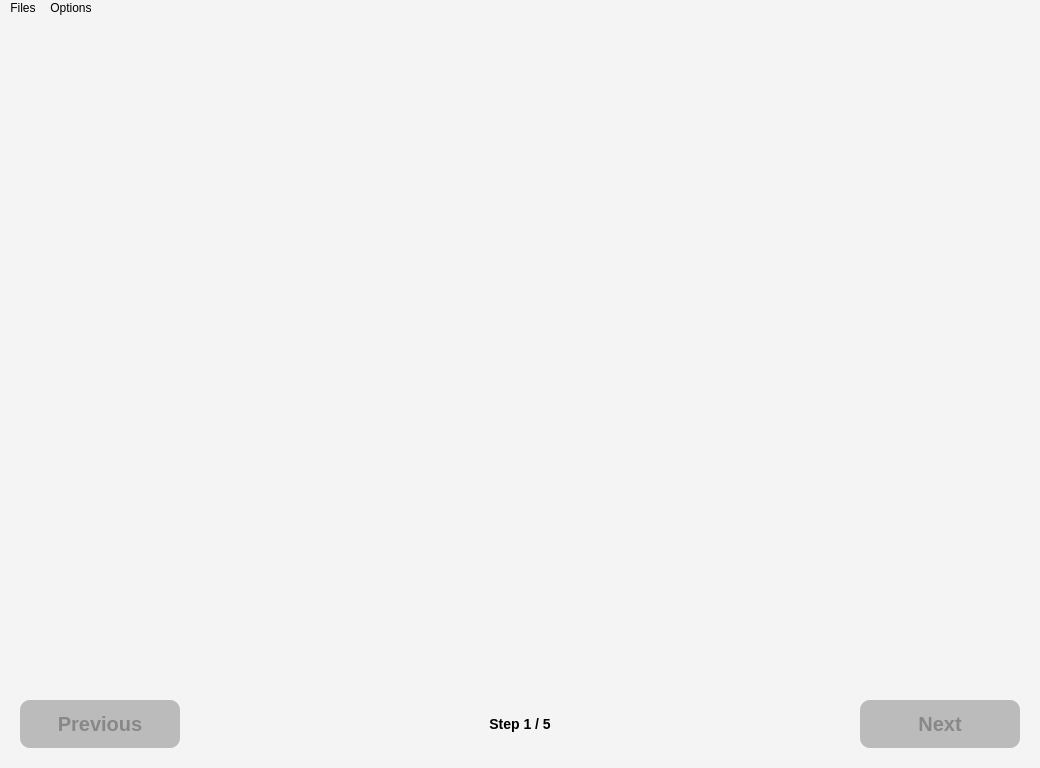
<?xml version="1.0" encoding="UTF-8"?>
<ui version="4.0">
 <class>dicomifier::gui::MainFrame</class>
 <widget class="QMainWindow" name="dicomifier::gui::MainFrame">
  <property name="geometry">
   <rect>
    <x>0</x>
    <y>0</y>
    <width>1040</width>
    <height>768</height>
   </rect>
  </property>
  <property name="minimumSize">
   <size>
    <width>1040</width>
    <height>768</height>
   </size>
  </property>
  <property name="contextMenuPolicy">
   <enum>Qt::NoContextMenu</enum>
  </property>
  <property name="windowTitle">
   <string>Dicomifier Interface</string>
  </property>
  <property name="styleSheet">
   <string notr="true">QWidget 
{
    background-color: #F4F4F4;
}

QWidget #menuBar
{
    border: none;
}

QMenuBar 
{
    background-color: qlineargradient(x1:0, y1:0, x2:0, y2:1,
                                      stop:0 #EEEEEE, stop:1 #BBBBBB);
}
 
QMenuBar::item 
{
    spacing: 3px; /* spacing between menu bar items */
    padding: 1px 4px;
    background: transparent;
    border-radius: 4px;
}

QMenuBar::item:selected 
{
    border-color: lightblue;
    background: rgba(200, 200, 200, 255);
}

QMenuBar::item:pressed 
{
    background: rgba(200, 200, 200, 200);
}

QMenu 
{
    background-color: white;
    margin: 2px; /* some spacing around the menu */
}

QMenu::item 
{
    padding: 2px 25px 2px 20px;
    border: 1px solid transparent;
}

QMenu::item:selected 
{
    border-color: lightblue;
    background: rgba(200, 200, 200, 150);
}
 
QMenu::icon:checked 
{
    background: #CCCCCC;
    border: 1px inset lightblue;
    position: absolute;
    top: 1px;
    right: 1px;
    bottom: 1px;
    left: 1px;
}

QMenu::separator 
{
    height: 2px;
    background: #BBBBBB;
    margin-left: 5spx;
    margin-right: 5px;
}

QMenu::indicator 
{
    width: 13px;
    height: 13px;
}
</string>
  </property>
  <widget class="QWidget" name="centralWidget">
   <property name="styleSheet">
    <string notr="true">QPushButton
{
    background-color: #2266FF;
    border: 1px solid grey;
    border-radius: 10px;
    margin: 20px;
    font-size: 20px;
    font-weight: bold;
    color: black;
}

QPushButton:disabled
{
    background-color: #BBBBBB;
    color: #888888;
}

QPushButton:pressed
{
    background-color: #22BBFF;
}

QPushButton:checked
{
    border: 1px solid grey;
    border-radius: 10px;
}</string>
   </property>
   <layout class="QGridLayout" name="gridLayout_2" rowstretch="0,0">
    <property name="leftMargin">
     <number>0</number>
    </property>
    <property name="topMargin">
     <number>0</number>
    </property>
    <property name="rightMargin">
     <number>0</number>
    </property>
    <property name="bottomMargin">
     <number>0</number>
    </property>
    <property name="spacing">
     <number>0</number>
    </property>
    <item row="1" column="0" alignment="Qt::AlignBottom">
     <widget class="QWidget" name="stepBand" native="true">
      <property name="enabled">
       <bool>true</bool>
      </property>
      <property name="minimumSize">
       <size>
        <width>1024</width>
        <height>88</height>
       </size>
      </property>
      <property name="maximumSize">
       <size>
        <width>16777215</width>
        <height>88</height>
       </size>
      </property>
      <property name="styleSheet">
       <string notr="true">QWidget 
{
    border: none;
    font-weight: bold;
}

QLabel
{
    background: transparent;
    font-size: 14px;
}</string>
      </property>
      <layout class="QGridLayout" name="gridLayout_3" rowstretch="0,0" rowminimumheight="0,0">
       <property name="leftMargin">
        <number>0</number>
       </property>
       <property name="topMargin">
        <number>0</number>
       </property>
       <property name="rightMargin">
        <number>0</number>
       </property>
       <property name="bottomMargin">
        <number>0</number>
       </property>
       <property name="spacing">
        <number>0</number>
       </property>
       <item row="1" column="2">
        <widget class="QLabel" name="stepNumberLabel">
         <property name="text">
          <string>Step 1 / 5</string>
         </property>
         <property name="scaledContents">
          <bool>true</bool>
         </property>
         <property name="alignment">
          <set>Qt::AlignCenter</set>
         </property>
        </widget>
       </item>
       <item row="1" column="4">
        <widget class="QPushButton" name="nextButton">
         <property name="enabled">
          <bool>false</bool>
         </property>
         <property name="minimumSize">
          <size>
           <width>200</width>
           <height>88</height>
          </size>
         </property>
         <property name="maximumSize">
          <size>
           <width>200</width>
           <height>88</height>
          </size>
         </property>
         <property name="text">
          <string>Next</string>
         </property>
        </widget>
       </item>
       <item row="1" column="0">
        <widget class="QPushButton" name="previousButton">
         <property name="enabled">
          <bool>false</bool>
         </property>
         <property name="minimumSize">
          <size>
           <width>200</width>
           <height>88</height>
          </size>
         </property>
         <property name="maximumSize">
          <size>
           <width>200</width>
           <height>88</height>
          </size>
         </property>
         <property name="text">
          <string>Previous</string>
         </property>
        </widget>
       </item>
       <item row="1" column="1">
        <spacer name="horizontalSpacer">
         <property name="orientation">
          <enum>Qt::Horizontal</enum>
         </property>
         <property name="sizeHint" stdset="0">
          <size>
           <width>40</width>
           <height>20</height>
          </size>
         </property>
        </spacer>
       </item>
       <item row="1" column="3">
        <spacer name="horizontalSpacer_2">
         <property name="orientation">
          <enum>Qt::Horizontal</enum>
         </property>
         <property name="sizeHint" stdset="0">
          <size>
           <width>40</width>
           <height>20</height>
          </size>
         </property>
        </spacer>
       </item>
      </layout>
     </widget>
    </item>
    <item row="0" column="0">
     <widget class="QWidget" name="stepWidget" native="true">
      <property name="sizePolicy">
       <sizepolicy hsizetype="Expanding" vsizetype="Expanding">
        <horstretch>0</horstretch>
        <verstretch>0</verstretch>
       </sizepolicy>
      </property>
      <property name="styleSheet">
       <string notr="true">QTreeView 
{
    show-decoration-selected: 1;
    margin: 5px;
    border-radius: 10px;
    border: 1px solid #2299FF;
}

QTreeView:disabled
{
    border: 1px solid #999999;
}

QTreeView::item 
{
    border-top-color: transparent;
    border-bottom-color: transparent;
    height: 20px;
}

QTreeView::item:hover 
{
    background: qlineargradient(x1: 0, y1: 0, x2: 0, y2: 1, stop: 0 #e7effd, stop: 1 #cbdaf1);
    border: 1px solid #bfcde4;
}

 QTreeView::item:selected {
     border: 1px solid #567dbc;
 }

QTreeView::item:selected:active{
     background: qlineargradient(x1: 0, y1: 0, x2: 0, y2: 1, stop: 0 #6ea1f1, stop: 1 #567dbc);
}

QTreeView::item:selected:!active {
     background: qlineargradient(x1: 0, y1: 0, x2: 0, y2: 1, stop: 0 #6b9be8, stop: 1 #577fbf);
}

QTreeView::indicator 
{
	width: 32px;
	height: 32px;
}

 QTreeView::indicator:unchecked {
     image: url(:/images/checkbox_unchecked);
 }

 QTreeView::indicator:unchecked:disabled {
     image: url(:/images/checkbox_unchecked_off);
 }
 
 QTreeView::indicator:unchecked:hover {
     image: url(:/images/checkbox_unchecked);
 }
 
 QTreeView::indicator:unchecked:pressed {
     image: url(:/images/checkbox_unchecked);
 }
 
 QTreeView::indicator:checked {
     image: url(:/images/checkbox_checked);
 }
 
 QTreeView::indicator:checked:disabled {
     image: url(:/images/checkbox_checked_off);
 }
 
 QTreeView::indicator:checked:hover {
     image: url(:/images/checkbox_checked);
 }
 
 QTreeView::indicator:checked:pressed {
     image: url(:/images/checkbox_checked);
 }
 
 QTreeView::indicator:indeterminate {
     image: url(:/images/checkbox_partial);
 }
 
 QTreeView::indicator:indeterminate:disabled {
     image: url(:/images/checkbox_partial_off);
 }
 
 QTreeView::indicator:indeterminate:hover {
     image: url(:/images/checkbox_partial);
 }
 
 QTreeView::indicator:indeterminate:pressed {
     image: url(:/images/checkbox_partial);
 }

QTreeView::branch:has-children:!has-siblings:closed,
QTreeView::branch:closed:has-children:has-siblings 
{
    border-image: none;
    image: url(:/images/treeview_closed);
	margin-left: 5px;
 }

QTreeView::branch:open:has-children:!has-siblings,
QTreeView::branch:open:has-children:has-siblings  
{
    border-image: none;
    image: url(:/images/treeview_open);
	margin-left: 5px;
 }

QWidget #widget
{
    border: none;
    margin: 0px 2px;
}

QHeaderView::section 
{
    background: transparent;
    color: #777777;
    padding-left: 4px;
}

QHeaderView
{
    background: transparent;
    border-bottom: 1px solid #2299FF;
}

QHeaderView:disabled
{
    border-bottom: 1px solid #999999;
}

QLabel
{
    background: transparent;
    border: none;
    font-size: 18px;
    margin: 10px 5px;
}

QLineEdit
{
    margin: 0px 5px;
    background-color: white;
    border-radius: 8px;
    border: 1px solid #2299FF;
}

QLineEdit:disabled
{
    border: 1px solid #999999;
    background-color: #F2F2F2;
}

QCheckBox
{
    font-size: 18px;
    spacing: 10px;
}
 
 QCheckBox::indicator 
{
	width: 32px;
	height: 32px;
}

QCheckBox::indicator:unchecked {
     image: url(:/images/checkbox_unchecked);
 }

 QCheckBox::indicator:unchecked:disabled {
     image: url(:/images/checkbox_unchecked_off);
 }
 
 QCheckBox::indicator:unchecked:hover {
     image: url(:/images/checkbox_unchecked);
 }
 
 QCheckBox::indicator:unchecked:pressed {
     image: url(:/images/checkbox_unchecked);
 }
 
 QCheckBox::indicator:checked {
     image: url(:/images/checkbox_checked);
 }
 
 QCheckBox::indicator:checked:disabled {
     image: url(:/images/checkbox_checked_off);
 }
 
 QCheckBox::indicator:checked:hover {
     image: url(:/images/checkbox_checked);
 }
 
 QCheckBox::indicator:checked:pressed {
     image: url(:/images/checkbox_checked);
 }
 
 QCheckBox::indicator:indeterminate {
     image: url(:/images/checkbox_partial);
 }
 
 QCheckBox::indicator:indeterminate:disabled {
     image: url(:/images/checkbox_partial_off);
 }
 
 QCheckBox::indicator:indeterminate:hover {
     image: url(:/images/checkbox_partial);
 }
 
 QCheckBox::indicator:indeterminate:pressed {
     image: url(:/images/checkbox_partial);
 }

QRadioButton
{
    margin: 5px 15px;
    font-size: 18px;
    background: transparent;
    border: none;
}

QRadioButton::indicator {
     width: 20px;
     height: 20px;
 }
 
 QRadioButton::indicator::unchecked {
     image: url(:/images/radiobutton_unchecked);
 }
 
 QRadioButton::indicator:unchecked:disabled {
     image: url(:/images/radiobutton_unchecked_off);
 }
 
 QRadioButton::indicator:unchecked:hover {
     image: url(:/images/radiobutton_unchecked);
 }
 
 QRadioButton::indicator:unchecked:pressed {
     image: url(:/images/radiobutton_unchecked);
 }
 
 QRadioButton::indicator::checked {
     image: url(:/images/radiobutton_checked);
 }

QRadioButton::indicator:checked:disabled
{
	image: url(:/images/radiobutton_checked_off);
}
 
 QRadioButton::indicator:checked:hover {
     image: url(:/images/radiobutton_checked);
 }
 
 QRadioButton::indicator:checked:pressed {
     image: url(:/images/radiobutton_checked);
 }

QComboBox 
{
    margin: 0px 5px;
    background-color: white;
    border-radius: 8px;
    border: 1px solid #2299FF;
	padding-left: 10px;
	padding-right: 5px;
}

QComboBox:disabled
{
    border: 1px solid #999999;
    background-color: #F2F2F2;
}

QComboBox:!editable, QComboBox::drop-down:editable 
{
    background-color: white;
}

QComboBox:!editable:enabled
{
	color: black;
}

QComboBox:!editable:on, QComboBox::drop-down:editable:on 
{
    background: qlineargradient(x1: 0, y1: 0, x2: 0, y2: 1,
                                 stop: 0 #D3D3D3, stop: 0.4 #D8D8D8,
                                 stop: 0.5 #DDDDDD, stop: 1.0 #E1E1E1);
	color: black;
}

QComboBox:on 
{
	color: black;
}

QComboBox::drop-down {
    subcontrol-origin: margin;
    subcontrol-position: top right;
	margin-right: 25px;
 
    border-left-width: 0px;
    border-left-color: white;
    border-left-style: solid; /* just a single line */
    border-top-right-radius: 3px; /* same radius as the QComboBox */
    border-bottom-right-radius: 3px;
}

QComboBox::down-arrow 
{
    image: url(:/images/combobox_arrow);
}

QComboBox::down-arrow:disabled
{
    image: url(:/images/combobox_arrow_off);
}

QComboBox QAbstractItemView {
     border: 2px solid #2299FF;
     selection-background-color: lightgray;
 }

QDateEdit 
{
    padding-right: 35px; 
	font-size: 18px;
    background-color: white;
    border-radius: 8px;
    border: 1px solid #2299FF;
	margin-right: 5px;
}

QDateEdit:disabled
{
    border: 1px solid #999999;
    background-color: #F2F2F2;
}

QDateEdit::drop-down 
{
    subcontrol-origin: margin;
    subcontrol-position: top right;
	margin-right: 25px;
 
    border: none;
}

QDateEdit::down-arrow 
{
    image: url(:/images/combobox_arrow);
}

QDateEdit::down-arrow:disabled
{
    image: url(:/images/combobox_arrow_off);
}

QDateEdit QCalendarWidget
{
    border: 1px solid #2299FF;
}
</string>
      </property>
      <layout class="QVBoxLayout" name="verticalLayout"/>
     </widget>
    </item>
   </layout>
  </widget>
  <widget class="QMenuBar" name="menuBar">
   <property name="geometry">
    <rect>
     <x>0</x>
     <y>0</y>
     <width>1040</width>
     <height>23</height>
    </rect>
   </property>
   <widget class="QMenu" name="menuFiles">
    <property name="title">
     <string>Files</string>
    </property>
    <addaction name="actionNew"/>
    <addaction name="separator"/>
    <addaction name="actionQuit"/>
   </widget>
   <widget class="QMenu" name="menuOptions">
    <property name="title">
     <string>Options</string>
    </property>
    <addaction name="actionPreferences"/>
   </widget>
   <addaction name="menuFiles"/>
   <addaction name="menuOptions"/>
  </widget>
  <action name="actionNew">
   <property name="text">
    <string>New</string>
   </property>
  </action>
  <action name="actionQuit">
   <property name="text">
    <string>Quit</string>
   </property>
  </action>
  <action name="actionPreferences">
   <property name="text">
    <string>Preferences</string>
   </property>
  </action>
 </widget>
 <resources/>
 <connections/>
</ui>
